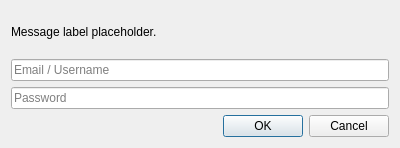
<?xml version="1.0" encoding="UTF-8"?>
<ui version="4.0">
 <class>EditAccountDialog</class>
 <widget class="QDialog" name="EditAccountDialog">
  <property name="geometry">
   <rect>
    <x>0</x>
    <y>0</y>
    <width>400</width>
    <height>148</height>
   </rect>
  </property>
  <property name="windowTitle">
   <string>Login</string>
  </property>
  <layout class="QVBoxLayout" name="verticalLayout">
   <item>
    <widget class="QLabel" name="label">
     <property name="text">
      <string>Message label placeholder.</string>
     </property>
     <property name="textFormat">
      <enum>Qt::RichText</enum>
     </property>
     <property name="textInteractionFlags">
      <set>Qt::LinksAccessibleByKeyboard|Qt::LinksAccessibleByMouse|Qt::TextBrowserInteraction|Qt::TextSelectableByKeyboard|Qt::TextSelectableByMouse</set>
     </property>
    </widget>
   </item>
   <item>
    <widget class="QLineEdit" name="userTextBox">
     <property name="placeholderText">
      <string>Email / Username</string>
     </property>
    </widget>
   </item>
   <item>
    <widget class="QLineEdit" name="passTextBox">
     <property name="echoMode">
      <enum>QLineEdit::Password</enum>
     </property>
     <property name="placeholderText">
      <string>Password</string>
     </property>
    </widget>
   </item>
   <item>
    <widget class="QDialogButtonBox" name="buttonBox">
     <property name="orientation">
      <enum>Qt::Horizontal</enum>
     </property>
     <property name="standardButtons">
      <set>QDialogButtonBox::Cancel|QDialogButtonBox::Ok</set>
     </property>
    </widget>
   </item>
  </layout>
 </widget>
 <resources/>
 <connections>
  <connection>
   <sender>buttonBox</sender>
   <signal>accepted()</signal>
   <receiver>EditAccountDialog</receiver>
   <slot>accept()</slot>
   <hints>
    <hint type="sourcelabel">
     <x>248</x>
     <y>254</y>
    </hint>
    <hint type="destinationlabel">
     <x>157</x>
     <y>274</y>
    </hint>
   </hints>
  </connection>
  <connection>
   <sender>buttonBox</sender>
   <signal>rejected()</signal>
   <receiver>EditAccountDialog</receiver>
   <slot>reject()</slot>
   <hints>
    <hint type="sourcelabel">
     <x>316</x>
     <y>260</y>
    </hint>
    <hint type="destinationlabel">
     <x>286</x>
     <y>274</y>
    </hint>
   </hints>
  </connection>
 </connections>
</ui>
